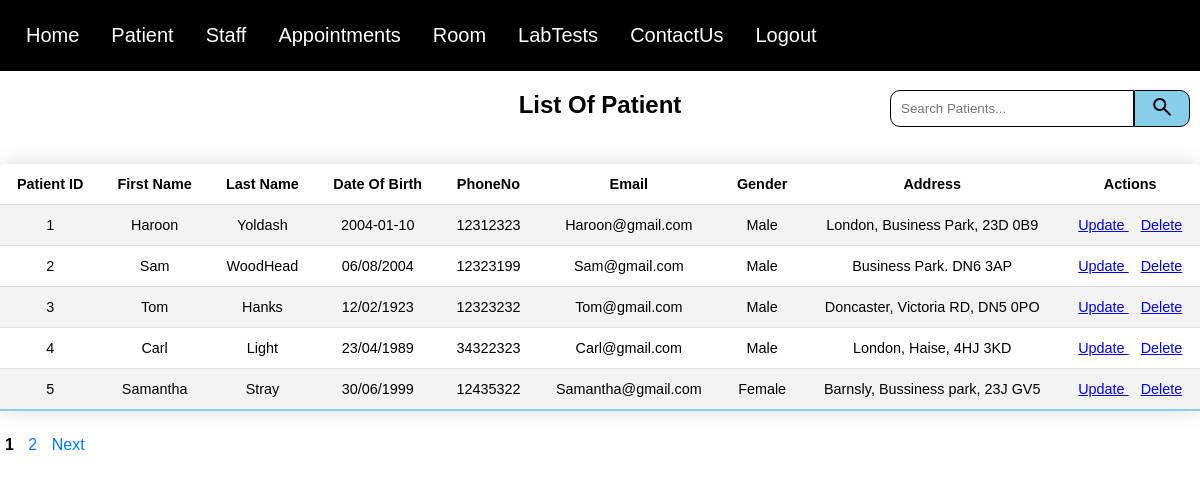
The app's page /viewPatient.php (signed in) with its own data.
### tables this page shows
CREATE TABLE "Patient" (
	"PatientID"	INTEGER NOT NULL UNIQUE,
	"FName"	TEXT NOT NULL,
	"LName"	TEXT NOT NULL,
	"DOB"	TEXT NOT NULL,
	"PhoneNo"	INTEGER NOT NULL,
	"Email"	TEXT NOT NULL UNIQUE,
	"Gender"	TEXT NOT NULL,
	"Address"	TEXT NOT NULL,
	"Status"	TEXT NOT NULL,
	PRIMARY KEY("PatientID" AUTOINCREMENT)
);

### viewPatient.php (the view, shortened to what this page needs)
<!DOCTYPE html>
<?php
require 'PDOconnection.php';
$pdo = getPDOConnection();
$searchTerm = isset($_GET['search']) ? trim($_GET['search']) : '';
$records_per_page = 5;
$current_page = isset($_GET['page']) ? intval($_GET['page']) : 1;
$offset = ($current_page - 1) * $records_per_page;
if ($searchTerm !== '') {
    $stmt = $pdo->prepare("Select Count(*) as total FROM Patient WHERE FName LIKE :search OR LName Like :search");
    $stmt->execute(['search' => "%$searchTerm%"]);
}   else {
    $stmt = $pdo->query("SELECT COUNT(*) as total FROM Patient");
}
$total_row = $stmt->fetch(PDO::FETCH_ASSOC);
$total_records = $total_row['total'];
$total_pages = ceil($total_records / $records_per_page);
if ($searchTerm !== '') {
    $stmt = $pdo->prepare("SELECT * FROM Patient WHERE FName Like :search OR LName LIKE :search LIMIT :limit OFFSET :offset");
    $stmt->bindValue(':search', "%$searchTerm%", PDO::PARAM_STR);
    $stmt->bindValue(':limit', $records_per_page, PDO::PARAM_INT);
    $stmt->bindValue(':offset', $offset, PDO::PARAM_INT);
    $stmt->execute();
} else {
    $stmt = $pdo->prepare("SELECT * FROM Patient LIMIT :limit OFFSET :offset");
    $stmt->bindValue(':limit', $records_per_page, PDO::PARAM_INT);
    $stmt->bindValue(':offset', $offset, PDO::PARAM_INT);
    $stmt->execute();
}
$patients = $stmt->fetchALL(PDO::FETCH_ASSOC);
?>
<html lang="en">
<head>
    <link rel="stylesheet" href="loginstyle.css" />
</head>
<body>
        <?php
            include("navbar.php");
        ?>
    <div>
        <h2 class="centered-header">List Of Patient</h2>
    </div>
    <form class="SearchForm" method="GET" action="">
            <input id="SearchBar" type="text" name="search" placeholder="Search Patients..." value="<?=htmlspecialchars($_GET['search'] ?? '') ?>">
            <button id="SearchButton" type="submit">
                <span class="material-symbols-outlined">search</span>
            </button>
        </form>
    <div>
      <?php
        echo "<table>";
        echo "<tr> <th>Patient ID</th> <th>First Name</th> <th>Last Name</th> <th>Date Of Birth</th><th>PhoneNo</th><th>Email</th> <th>Gender</th> <th>Address</th><th>Actions</th></tr>";
        foreach ($patients as $row) {
            $PatientID = htmlspecialchars($row['PatientID']);
            $Fname = htmlspecialchars($row['FName']);
            $Lname = htmlspecialchars($row['LName']);
            $DOB = htmlspecialchars($row['DOB']);
            $PhoneNo = htmlspecialchars($row['PhoneNo']);
            $Email = htmlspecialchars($row['Email']);
            $Gender = htmlspecialchars($row['Gender']);
            $Address = htmlspecialchars($row['Address']);
           echo "<tr>
                  <td>$PatientID</td>
                  <td>$Fname</td>
                  <td>$Lname</td>
                  <td>$DOB</td>
                  <td>$PhoneNo</td>
                  <td>$Email</td>
                  <td>$Gender</td>
                  <td>$Address</td>
                  <td>
                   <a href='updatePatientPage.php ?PatientID=$PatientID'> Update </a> &nbsp;&nbsp;
                   <a href='deletePatient.php?PatientID=$PatientID' onclick='return confirm(\"Are you sure you would like to delete this record?\");' class='action-link delete'>Delete</a>
                </tr>";
        }
        echo "</table>";
        echo "<div class='pagination'>";
        $queryString = '';
        for ($i = 1; $i <= $total_pages; $i++) {
            if ($i == $current_page) {
                echo "<strong>$i</strong> ";
            } else {
                echo "<a href='?page=$i$queryString'>$i</a> ";
            }
        }
        if ($current_page < $total_pages) {
            $next_page = $current_page + 1;
            echo "<a href='?page=$next_page$queryString'>Next</a> ";
        }
        echo "</div>";
     ?>
    </div>
</body>
</html>

### PDOconnection.php (shortened to what this page needs)
<!DOCTYPE html>
<html lang="en">
<head>
</head>
<body>
</body>
</html>

### navbar.php (shortened to what this page needs)
<?php
$role = $_SESSION['occupation'] ?? null;
?>
<!doctype html>
<html lang="en">
<head>
	<link rel="stylesheet" href="loginstyle.css" />
</head>
<body class="bgColor">
	<header>
	<div class="header">
      <div>
        <a class="navbar-brand" href="HomePage.php">Home</a>
      </div>
      <?php if ($role !== 'Patient'): ?>
      <div class="dropdown">
        <button class="dropbtn">Patient
        </button>
      </div>
      <?php endif; ?>
      <?php if ($role === 'Doctor' || $role === 'Nurse'): ?>
      <div class="dropdown">
        <button class="dropbtn">Staff
        </button>
      </div>
      <div class="dropdown">
        <button class="dropbtn">Appointments
        </button>
      </div>
      <?php endif; ?>
      <?php if ($role === 'Doctor' || $role === 'Nurse'): ?>
      <div class="dropdown">
        <button class="dropbtn">Room
        </button>
      </div>
      <div class="dropdown">
        <button class="dropbtn">LabTests
        </button>
      </div>
      <div class="dropdown">
        <button class="dropbtn">ContactUs
        </button>
      </div>
      <?php endif; ?>
      <div class="login">
        <?php
        if (isset($_SESSION['logged_in']) && $_SESSION['logged_in'] === true)
        {
          echo '<a href="logout.php">Logout</a>';
        }
        else
        {
          echo '<a href="loginform.php">Login</a>';
        }
        ?>
        </div>
    </div>
	</header>
</body>

### loginstyle.css (style rules this page uses)
body { font-family: Arial, sans-serif; display: flex; flex-direction: column; min-height: 100vh; margin: 0; }
.centered-header { text-align: center; }
.header { background-color: rgb(0, 0, 0); overflow: hidden; color: rgb(0, 0, 0); padding: 10px; }
.header a { float: left; display: block; color: rgb(255, 255, 255); text-align: center; padding: 14px 16px; text-decoration: solid; font-size: 20px; }
.dropdown { float: left; overflow: hidden; }
.dropdown .dropbtn { font-size: 16px; border: none; outline: none; color: rgb(255, 255, 255); padding: 14px 16px; background-color: inherit; font-family: inherit; margin: 0; font-size: 20px; }
form { width: 300px; margin: 0 auto; padding: 20px; background: #f9f9f9; border-radius: 8px; }
input[type="text"], input[type="number"], input[type="date"], input[type="email"] { width: calc(100% - 22px); padding: 10px; margin-bottom: 10px; border: 1px solid #ddd; border-radius: 4px; }
button { width: 100%; padding: 10px; background-color: skyblue; color: white; border: none; border-radius: 4px; cursor: pointer; color: black; }
table { width: 100%; border-collapse: collapse; margin: 25px 0; font-size: 0.9em; min-width: 400px; border-radius: 5px 5px 0 0; overflow: hidden; box-shadow: 0 0 20px rgba(0, 0, 0, 0.15); }
th { padding: 12px 15px; }
td { text-align: center; padding: 12px 15px; }
tbody tr { border-bottom: 1px solid #dddddd; }
tbody tr:nth-of-type(even) { background-color: #f3f3f3; }
tbody tr:last-of-type { border-bottom: 2px solid skyblue; }
.pagination a { margin: 0 5px; text-decoration: none; color: #007BFF; }
.pagination strong { margin: 0 5px; font-weight: bold; }

### viewPatient.php (style rules this page uses)
.SearchForm { display: flex; flex-direction: row; position: fixed; Margin-top: 0px; top: 90px; right: 10px; padding: 0px; background: white; }
#SearchBar { width: 80%; border: 1px solid,rgb(0, 0, 0); border-radius: 10px 0px 0px 10px; }
#SearchButton { width: 20%; padding: 0px; margin-bottom: 10px; border: 1px solid,rgb(0, 0, 0); border-radius: 0px 10px 10px 0px; }

### records on screen
patient: PatientID "1", FName "Haroon", LName "Yoldash", DOB "2004-01-10", PhoneNo "12312323", Email "Haroon@gmail.com", Gender "Male", Address "London, Business Park, 23D 0B9"
patient: PatientID "2", FName "Sam", LName "WoodHead", DOB "06/08/2004", PhoneNo "12323199", Email "Sam@gmail.com", Gender "Male", Address "Business Park. DN6 3AP"
patient: PatientID "3", FName "Tom", LName "Hanks", DOB "12/02/1923", PhoneNo "12323232", Email "Tom@gmail.com", Gender "Male", Address "Doncaster, Victoria RD, DN5 0PO"
patient: PatientID "4", FName "Carl", LName "Light", DOB "23/04/1989", PhoneNo "34322323", Email "Carl@gmail.com", Gender "Male", Address "London, Haise, 4HJ 3KD"
patient: PatientID "5", FName "Samantha", LName "Stray", DOB "30/06/1999", PhoneNo "12435322", Email "Samantha@gmail.com", Gender "Female", Address "Barnsly, Bussiness park, 23J GV5"
